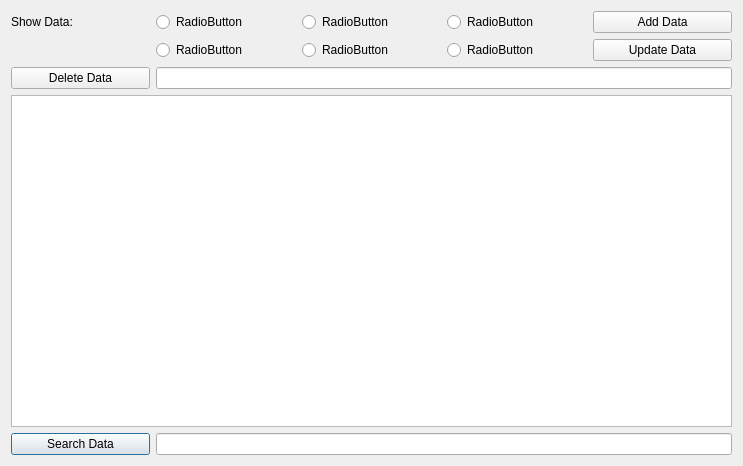
<?xml version="1.0" encoding="UTF-8"?>
<ui version="4.0">
 <class>Dialog</class>
 <widget class="QDialog" name="Dialog">
  <property name="geometry">
   <rect>
    <x>0</x>
    <y>0</y>
    <width>743</width>
    <height>466</height>
   </rect>
  </property>
  <property name="windowTitle">
   <string>Dialog_Add_Delete_Search_Data</string>
  </property>
  <layout class="QGridLayout" name="gridLayout">
   <item row="1" column="1">
    <widget class="QRadioButton" name="rBl_of_vol_of_works">
     <property name="text">
      <string>RadioButton</string>
     </property>
    </widget>
   </item>
   <item row="1" column="2">
    <widget class="QRadioButton" name="rBam_works_per_building_GPM">
     <property name="text">
      <string>RadioButton</string>
     </property>
    </widget>
   </item>
   <item row="4" column="0" colspan="5">
    <widget class="QTableView" name="tableView"/>
   </item>
   <item row="5" column="0">
    <widget class="QPushButton" name="PushSearchData">
     <property name="text">
      <string>Search Data</string>
     </property>
    </widget>
   </item>
   <item row="0" column="1">
    <widget class="QRadioButton" name="rBBuildingsData">
     <property name="text">
      <string>RadioButton</string>
     </property>
    </widget>
   </item>
   <item row="1" column="3">
    <widget class="QRadioButton" name="rBreport_on_compl_works">
     <property name="text">
      <string>RadioButton</string>
     </property>
    </widget>
   </item>
   <item row="5" column="1" colspan="4">
    <widget class="QLineEdit" name="lineEdit_2"/>
   </item>
   <item row="0" column="3">
    <widget class="QRadioButton" name="rBStateElemEst">
     <property name="text">
      <string>RadioButton</string>
     </property>
    </widget>
   </item>
   <item row="0" column="2">
    <widget class="QRadioButton" name="rBDirOfWorks">
     <property name="text">
      <string>RadioButton</string>
     </property>
    </widget>
   </item>
   <item row="3" column="0">
    <widget class="QPushButton" name="PushDeleteData">
     <property name="text">
      <string>Delete Data</string>
     </property>
    </widget>
   </item>
   <item row="0" column="0">
    <widget class="QLabel" name="label">
     <property name="text">
      <string>Show Data:</string>
     </property>
    </widget>
   </item>
   <item row="0" column="4">
    <widget class="QPushButton" name="PushAddData">
     <property name="text">
      <string>Add Data</string>
     </property>
    </widget>
   </item>
   <item row="1" column="4">
    <widget class="QPushButton" name="pushUpdateData">
     <property name="text">
      <string>Update Data</string>
     </property>
    </widget>
   </item>
   <item row="3" column="1" colspan="4">
    <widget class="QLineEdit" name="lineEdit"/>
   </item>
  </layout>
 </widget>
 <resources/>
 <connections/>
</ui>
